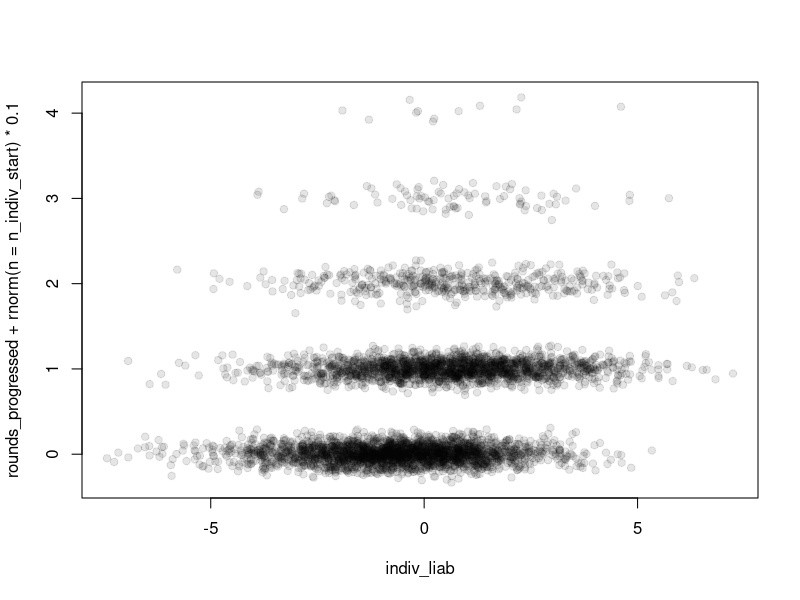

Source code (R):
#functions
softmax <- function(x) exp(x) / sum(exp(x))

#specify high-level parameters
n_rounds <- 5
n_indiv_start <- 5E3
n_indiv_end <- 50
filtration_factors <- exp((log(n_indiv_start) - log(n_indiv_end)) * 
                            softmax(runif(n_rounds, min = 0.1, max = 0.9)))
filtration_probabilities <- 1 / filtration_factors
n_indiv <- c(n_indiv_start, round(n_indiv_start / cumprod(filtration_factors)))
n_dim <- 3
n_groups <- sample(2:6, n_dim, T)
group_membership_probs <- lapply(n_groups, function(ng) softmax(rnorm(ng, mean = 2)))
individual_sd <- 2
individual_roundwise_sd <- 1
mean_group_sd <- 1
roundwise_group_sd <- 0.5
paired_mean_group_sd <- 0.5
paired_roundwise_group_sd <- 0.25

#simulate individuals
indiv_data <- data.frame(do.call(cbind, lapply(1:n_dim, function(gi) 
  sample(size = n_indiv_start, 
         x = 1:n_groups[gi], 
         replace = T, 
         prob = group_membership_probs[[gi]])
)))
colnames(indiv_data) <- paste0("g_", 1:n_dim)
indiv_liab <- rnorm(n_indiv_start) * individual_sd
indiv_liab_x_round <- do.call(cbind, replicate(n = n_rounds, 
  rnorm(n_indiv_start) * individual_roundwise_sd, simplify = F))

#specify main filtration effects
mean_group_effects <- lapply(1:n_dim, function(gi) rnorm(n_groups[gi]) * mean_group_sd)
roundwise_group_deviations <- lapply(1:n_dim, function(gi) 
  do.call(rbind, replicate(n = n_rounds, rnorm(n_groups[gi]) * roundwise_group_sd, simplify = F))
)
names(roundwise_group_deviations) <- paste0("g_", 1:n_dim)

#specify interaction filtration effects
group_pairs_key <- expand.grid(1:n_dim, 1:n_dim)
group_pairs_key <- group_pairs_key[!apply(group_pairs_key, 1, function(x) x[1] == x[2]),]
paired_mean_group_effects <- lapply(1:nrow(group_pairs_key), function(gpi) {
  pairwise_n_groups <- n_groups[unlist(group_pairs_key[gpi,])]
  matrix(rnorm(prod(pairwise_n_groups)) * paired_mean_group_sd, 
         nrow = pairwise_n_groups[1], ncol = pairwise_n_groups[2])
})
names(paired_mean_group_effects) <- apply(group_pairs_key, 1, paste0, collapse = "x")
paired_roundwise_group_deviations <- lapply(1:nrow(group_pairs_key), function(gpi) {
  pairwise_n_groups <- n_groups[unlist(group_pairs_key[gpi,])]
  round_effects <- replicate(n = n_rounds, expr = {
    matrix(rnorm(prod(pairwise_n_groups)) * paired_roundwise_group_sd, 
           nrow = pairwise_n_groups[1], ncol = pairwise_n_groups[2])
  }, simplify = F)
  names(round_effects) <- paste0("r_", 1:n_rounds)
  return(round_effects)
})
names(paired_roundwise_group_deviations) <- apply(group_pairs_key, 1, paste0, collapse = "x")

#compute progress probabilities
progress_liabs <- do.call(cbind, lapply(1:n_rounds, function(ri){
  
  #get individual effects for round
  roundwise_vals <- indiv_liab + indiv_liab_x_round[,ri]
  
  #get group effects for round
  roundwise_vals <- roundwise_vals + Reduce("+", lapply(1:n_dim, function(gi1){
    roundwise_groupvals <- mean_group_effects[[gi1]][indiv_data[,paste0("g_", gi1)]] + 
      roundwise_group_deviations[[gi1]][ri, indiv_data[,paste0("g_", gi1)]]
  }))
  
  #get group interaction effects for round
  roundwise_vals <- roundwise_vals + Reduce("+", lapply(1:nrow(group_pairs_key), function(gpi) {
    curr_gis <- paste0("g_", group_pairs_key[gpi,])
    paired_mean_group_effects[[gpi]][cbind(indiv_data[,curr_gis[1]], indiv_data[,curr_gis[2]])] + 
      paired_roundwise_group_deviations[[gpi]][[ri]][cbind(indiv_data[,curr_gis[1]], indiv_data[,curr_gis[2]])]
  }))
    
  
}))

#now transform so propto probabilities of progress
progress_probs <- apply(progress_liabs, 2, softmax)

#simulate selection process
hypergeom <- F #sample filtration from a binomial or a hypergeometric?
ifelse2 <- function(test, out1, out2){if(test){return(out1)}else{return(out2)}}
invlogit <- function(x, par) {
  1 / (1 + exp(-(x + par)))
}
obj <- function(x, par, target) {
  abs(sum(invlogit(x, par)) - target)
}

indiv_data <- cbind(indiv_data, matrix(F, nrow = n_indiv_start, ncol = n_rounds, 
                                       dimnames = list(NULL, paste0("r_", 1:n_rounds))))
for(ri in 1:n_rounds){
  still_here <- ifelse2(ri==1, rep(T, n_indiv_start), indiv_data[,paste0("r_", ri-1)])
  if(hypergeom){
    passing <- sample(which(still_here), size = n_indiv[ri+1], replace = F, 
                        prob = progress_probs[still_here,ri])  
  } else {
    n_still_here <- sum(still_here)
    disp <- optim(par = 0, fn = obj, 
                  x = progress_liabs[still_here, ri], 
                  target = n_indiv[ri+1], 
                  method = "SANN")$par
    # disp
    # plot(-100:100/10, sapply(-100:100/10, function(i) obj(x, i, target)))
    indiv_prob_pass <- invlogit(progress_liabs[still_here, ri], disp)
    passing <- which(rbinom(n = n_still_here, size = 1, prob = indiv_prob_pass) == 1)
  }
  
  indiv_data[passing, paste0("r_", ri)] <- T
}
rounds_progressed <- apply(indiv_data[,paste0("r_", 1:n_rounds)], 1, sum)
n_indiv <- c(n_indiv_start, apply(indiv_data[,paste0("r_", 1:n_rounds)], 2, sum))

#do some quick visualization
plot(indiv_liab, rounds_progressed + rnorm(n = n_indiv_start) * 0.1, pch = 19, col = adjustcolor(1, 0.1))

#now fit the Stan model
dat <- list(
  n0 = n_indiv_start,
  R = n_rounds,
  n = n_indiv,
  G <- n_dim,
  g <- n_groups,
  gi <- indiv_data[,paste0("g_", 1:n_dim)],
  gpk <- group_pairs_key,
  fri <- rounds_progressed + 1
)
